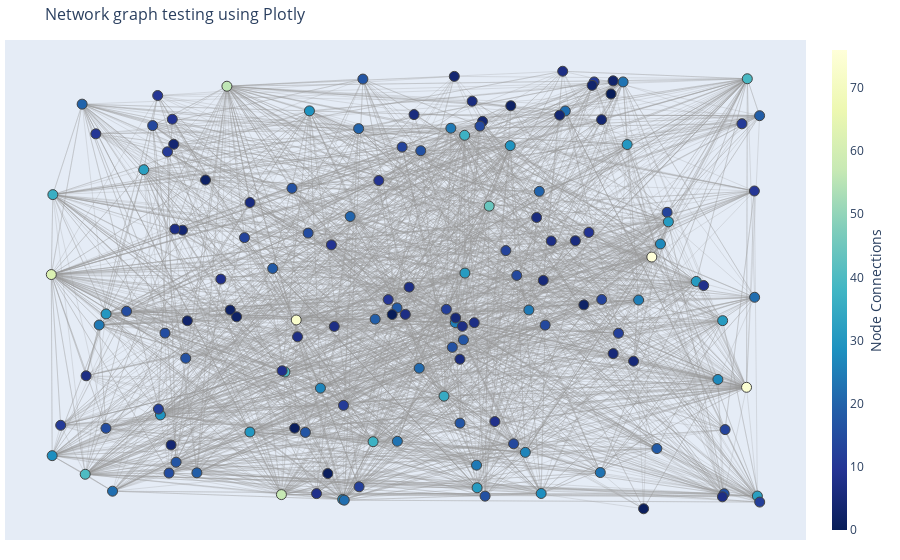

The code cell stored with this chart in its notebook:
### Markdown cell above
## Visualisation 1

This is the code for visualization 1. It generates a graph with random node positions. Hovering the nodes shows a tooltip with  the ID, email, job and amount of neighbors.

### Code cell
# Read CSV and setup NX graph
mailSet = pd.read_csv("enron-v1.csv")
mailGraph = nx.from_pandas_edgelist(mailSet, 'fromId', 'toId', ['fromEmail', 'fromJobtitle', 'toEmail', 'toJobtitle', 'messageType', 'sentiment', 'date'], create_using = nx.MultiDiGraph())

# [DEBUG] Printing the emails from a certain ID in a dataframe
employeeId = 90
mailsFromId = mailSet.loc[mailSet['fromId'] == employeeId]
uniqueMailsFromId = mailsFromId.drop_duplicates('toId')
display(uniqueMailsFromId)
print("Employee " + str(employeeId) + " has emailed to " + str(uniqueMailsFromId['fromId'].size) + " unique collegues.")

# Generate random positions for the network nodes
# We can generate our own random positions pretty easily as follows:
random.seed(10)
dim = 2 # The amount of dimensions in which to generate random positions
#pos = {v: [random.gauss(0, 2) for i in range(dim)] for v in mailGraph.nodes}  # Gaussian position distribution
pos = {v: [random.random() for i in range(dim)] for v in mailGraph.nodes}      # Standard position distribution

# Create a graph with the given nodes at random positions
G = random_geometric_directed_network_graph(mailGraph.nodes, pos=pos, seed=10)



# Adding the edges from our mailGraph into the rendered graph G and initializing edge information
for edge in mailGraph.edges:
    G.add_edge(edge[0], edge[1])
    
    edgeAttribute = mailGraph.get_edge_data(*edge)
    
    if(edge[2] == 0):
        if(G.nodes[edge[0]].get('Email') is None):
            G.nodes[edge[0]]['Email'] = edgeAttribute['fromEmail']
            G.nodes[edge[0]]['Job'] = edgeAttribute['fromJobtitle']
        if(G.nodes[edge[1]].get('Email') is None):
            G.nodes[edge[1]]['Email'] = edgeAttribute['toEmail']
            G.nodes[edge[1]]['Job'] = edgeAttribute['toJobtitle']

edge_x = []
edge_y = []
for edge in G.edges:
    # Initializing positions
    x0, y0 = G.nodes[edge[0]]['pos']
    x1, y1 = G.nodes[edge[1]]['pos']
    edge_x.append(x0)
    edge_x.append(x1)
    edge_x.append(None)
    edge_y.append(y0)
    edge_y.append(y1)
    edge_y.append(None)

# Drawing edge lines
edge_trace = go.Scatter(
    x=edge_x, y=edge_y,
    line=dict(width=0.5, color='rgba(152, 152, 152, 0.5)'),
    hoverinfo='none',
    mode='lines')



# Initializing node positions
node_x = []
node_y = []
for node in G.nodes():
    x, y = G.nodes[node]['pos']
    node_x.append(x)
    node_y.append(y)

# Drawing nodes
node_trace = go.Scatter(
    x=node_x, y=node_y,
    mode='markers',
    hoverinfo='text',
    marker=dict(
        showscale=True,
        colorscale='YlGnBu',
        reversescale=True,
        color=[],
        size=10,
        colorbar=dict(
            thickness=15,
            title='Node Connections',
            xanchor='left',
            titleside='right'
        ),
        line_width=1))



# Coloring nodes by the amount of neighbors and adding tooltips
node_adjacencies = []
node_text = []
for index, adjacencies in enumerate(G.adjacency()):
    node, nbrdict = adjacencies
    node_adjacencies.append(len(nbrdict))
    node_text.append(
        'ID: ' + str(node) +
        '<br>Email: '+ G.nodes[node]["Email"] +
        '<br>Job: '+ G.nodes[node]["Job"] +
        '<br>Connections: ' + str(len(nbrdict))
    )

node_trace.marker.color = node_adjacencies
node_trace.text = node_text



# Drawing the graph as a figure
fig = go.Figure(data=[edge_trace, node_trace],
    layout=go.Layout(
    title='Network graph testing using Plotly',
    titlefont_size=16,
    showlegend=False,
    hovermode='closest',
    margin=dict(b=20,l=5,r=5,t=40),
    xaxis=dict(showgrid=False, zeroline=False, showticklabels=False),
    yaxis=dict(showgrid=False, zeroline=False, showticklabels=False))
)
fig.show()

### Figure 1 — Plotly figure (JSON) as saved in the notebook; plotly's stock layout.template omitted (floating-point values rounded to 4 significant figures; data arrays with more than 128 entries replaced by an {"elided": "..."} marker saying what was removed)
{"data": [{"hoverinfo": "none", "line": {"color": "rgba(152, 152, 152, 0.5)", "width": 0.5}, "mode": "lines", "type": "scatter", "x": {"elided": "7866 float values"}, "y": {"elided": "7866 float values"}}, {"hoverinfo": "text", "marker": {"color": {"elided": "149 int values"}, "colorbar": {"thickness": 15, "title": {"side": "right", "text": "Node Connections"}, "xanchor": "left"}, "colorscale": [[0, "rgb(255,255,217)"], [0.125, "rgb(237,248,177)"], [0.25, "rgb(199,233,180)"], [0.375, "rgb(127,205,187)"], [0.5, "rgb(65,182,196)"], [0.625, "rgb(29,145,192)"], [0.75, "rgb(34,94,168)"], [0.875, "rgb(37,52,148)"], [1, "rgb(8,29,88)"]], "line": {"width": 1}, "reversescale": true, "showscale": true, "size": 10}, "mode": "markers", "text": {"elided": "149 str values"}, "type": "scatter", "x": {"elided": "149 float values"}, "y": {"elided": "149 float values"}}], "layout": {"hovermode": "closest", "margin": {"b": 20, "l": 5, "r": 5, "t": 40}, "showlegend": false, "title": {"font": {"size": 16}, "text": "Network graph testing using Plotly"}, "xaxis": {"showgrid": false, "showticklabels": false, "zeroline": false}, "yaxis": {"showgrid": false, "showticklabels": false, "zeroline": false}}}
